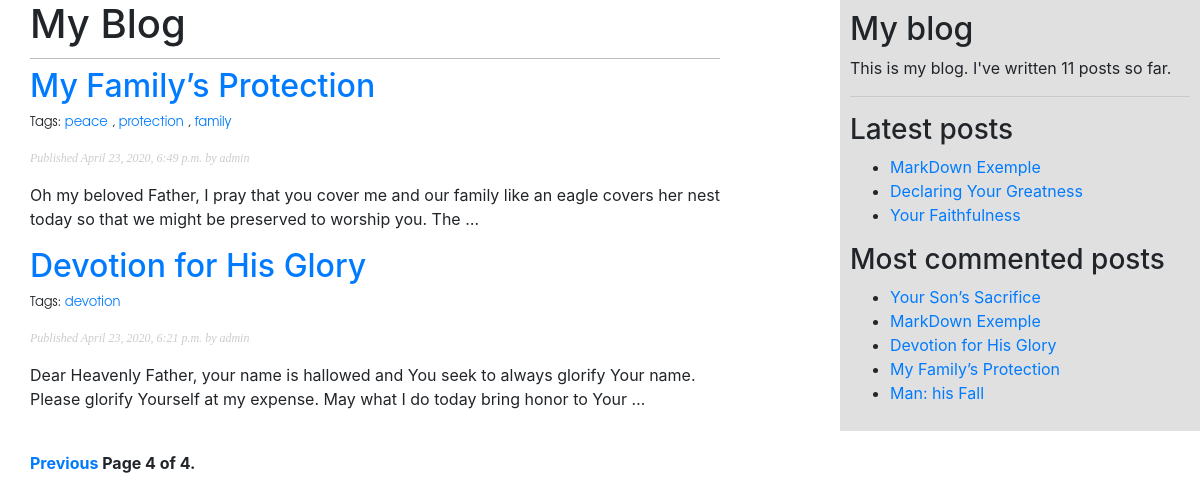
Page /BlogApp/?page=4 on the committed database.
### BlogApp/models.py (models this page shows, shortened)
class Post(models.Model):
    STATUS_CHOICES = (
        ('draft', 'Draft'),
        ('published', 'Published'),
    )
    title = models.CharField(max_length=250)
    slug = models.SlugField(max_length=250,
                            unique_for_date='publish')
    author = models.ForeignKey(User,
                               on_delete=models.CASCADE,
                               related_name='blog_posts')
    body = models.TextField()
    publish = models.DateTimeField(default=timezone.now)
    created = models.DateTimeField(auto_now_add=True)
    updated = models.DateTimeField(auto_now=True)
    status = models.CharField(max_length=10,
                              choices=STATUS_CHOICES,
                              default='draft')
    objects = models.Manager()
    published = PublishedManager()
    tags = TaggableManager()
    class Meta:
        ordering = ('-publish',)
    def get_absolute_url(self):
        return reverse('BlogApp:post_detail',
                       args=[self.publish.year,
                             self.publish.month,
                             self.publish.day,
                             self.slug])

### BlogApp/views.py (the view)
# urls.py: path('', views.post_list, name='post_list'),
def post_list(request, tag_slug=None):
    published_posts = Post.published.all()
    tag = None
    if tag_slug:
        tag = get_object_or_404(Tag, slug=tag_slug)
        published_posts = published_posts.filter(tags__in=[tag])
    paginator = Paginator(published_posts, 3)
    page = request.GET.get('page')
    try:
        posts = paginator.page(page)
    except PageNotAnInteger:
        posts = paginator.page(1)
    except EmptyPage:
        posts = paginator.page(paginator.num_pages)
    return render(request, 'BlogApp/post/list.html', {'page': page,
                                                      'posts': posts,
                                                      'tag': tag})

### BlogApp/models.py (called while the page is built)
    def get_queryset(self):
        return super().get_queryset().filter(status='published')

### BlogApp/templatetags/blog_tags.py (called while the page is built)
@register.simple_tag
def total_posts():
    return Post.published.count()

@register.inclusion_tag('BlogApp/post/latest_post.html')
def show_latest_posts(count=5):
    latest_posts = Post.published.order_by('-publish')[:count]
    return {'latest_posts': latest_posts}

@register.simple_tag
def get_most_commented_posts(count=5):
    return Post.published.annotate(
        total_comments=Count('comments')
    ).order_by('-total_comments')[:count]

@register.filter(name='markdown')
def markdown_format(text):
    return mark_safe(markdown.markdown(text))

### BlogApp/templates/BlogApp/post/list.html (shortened to what this page needs)
{% extends "BlogApp/base.html" %}
{% load blog_tags %}
{% block content %}
    <h1>My Blog</h1>
    {% for post in posts %}
        <h2>
            <a href="{{ post.get_absolute_url }}">
                {{ post.title }}
            </a>
        </h2>
        <p class="tags">
            Tags:
            {% for tag in post.tags.all %}
                <a href="{% url "BlogApp:post_list_by_tag" tag.slug %}">
                    {{ tag.name }}
                </a>
                {% if not forloop.last %}, {% endif %}
            {% endfor %}
        </p>
        <p class="date">
            Published {{ post.publish }} by {{ post.author }}
        </p>
        {{ post.body|markdown|truncatewords_html:30 }}
    {% endfor %}
    {% include "pagination.html" with page=posts %}
{% endblock %}

### BlogApp/templates/BlogApp/base.html (shortened to what this page needs)
{% load blog_tags %}
{% load static %}
<!DOCTYPE html>
<html lang="en">
<head>
    <link href="{% static "css/reset.css" %}" rel="stylesheet">
    <link href="{% static "css/BlogApp.css" %}" rel="stylesheet">
    <link href="{% static '/css/bootstrap.min.css' %}" rel="stylesheet">
</head>
<body>
<div id="content">
    {% block content %}
    {% endblock %}
</div>
<div id="sidebar">
    <h2>My blog</h2>
    <p>This is my blog. I've written {% total_posts %} posts so far.</p>
    <hr>
    <h3>Latest posts</h3>
    {% show_latest_posts 3 %}
    <h3>Most commented posts</h3>
    {% get_most_commented_posts as most_commented_posts %}
    <ul>
        {% for post in most_commented_posts %}
            <li>
                <a href="{{ post.get_absolute_url }}">{{ post.title }}</a>
            </li>
        {% endfor %}
    </ul>
</div>
</body>
</html>

### BlogApp/templates/BlogApp/post/latest_post.html
<ul>
    {% for post in latest_posts %}
        <li>
            <a href="{{ post.get_absolute_url }}">{{ post.title }}</a>
        </li>
    {% endfor %}
</ul>

### BlogApp/static/css/BlogApp.css (style rules this page uses)
body { margin:0; padding:0; font-family:helvetica, sans-serif; }
a { color:#00abff; text-decoration:none; }
h1 { font-weight:normal; border-bottom:1px solid #bbb; padding:0 0 10px 0; }
h2 { font-weight:normal; margin:30px 0 0; }
#content { float:left; width:60%; padding:0 0 0 30px; }
#sidebar { float:right; width:30%; padding:10px; background: #e0e0e0; height:100%; }
p.date { color:#ccc; font-family: georgia, serif; font-size: 12px; font-style: italic; }
p.tags { font-size: 13px; font-family: Avantgarde, TeX Gyre Adventor, URW Gothic, serif; }

### rows in the picture
Post: title "My Family’s Protection", publish "April 23, 2020, 6:49 p.m.", author "admin", body "Oh my beloved Father, I pray that you cover me and our family like an eagle covers her nest today so that we might be preserved to worship you. The …"
Tag: name "peace"
Tag: name "protection"
Tag: name "family"
Post: title "Devotion for His Glory", publish "April 23, 2020, 6:21 p.m.", author "admin", body "Dear Heavenly Father, your name is hallowed and You seek to always glorify Your name. Please glorify Yourself at my expense. May what I do today bring honor to Your …"
Tag: name "devotion"
Post: title "MarkDown Exemple"
Post: title "Declaring Your Greatness"
Post: title "Your Faithfulness"
Post: title "Your Son’s Sacrifice"
Post: title "Man: his Fall"

### other values in the picture
{{ page.number }} "4"
{{ page.paginator.num_pages }} "4"
